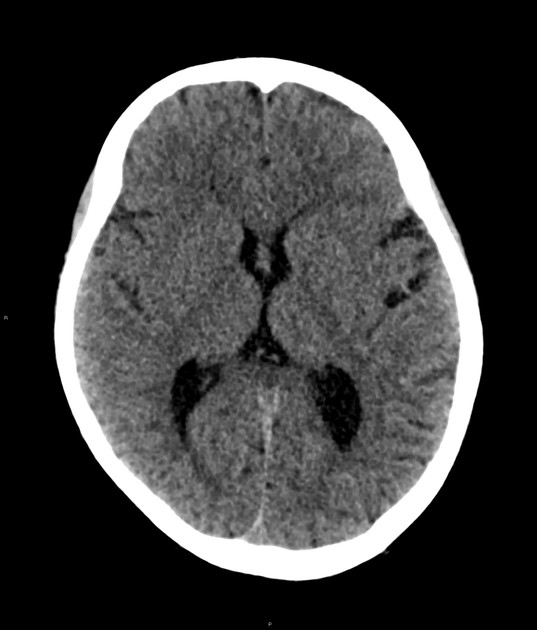
%> input picture MIAP_HW1/brain_ct.jpeg, 537 x 630 px
$ octave MIAP_CHW1_Q6.m   (GNU Octave 9; MATLAB toolbox functions it lacks are replaced by stand-ins)
%> lines starting %> are read from the running program, lines starting %| are printed output that depends on the picture; in (x1, y1, x2, y2) boxes, pixels count from 0 and x2, y2 are one past the last pixel; in counts of white or black regions, pixels touching at a corner belong together; the program's own positions count from 1
close all;

% Load the image
original_image = rgb2gray(imread('brain_ct.jpeg'));
%> original_image: size 630x537 uint8; min 0, max 255, mean 61.8

% Manually set the threshold value (adjust as needed)
threshold_value = 80; % Example threshold value

% Create a binary mask based on the threshold
binary_mask = original_image > threshold_value;
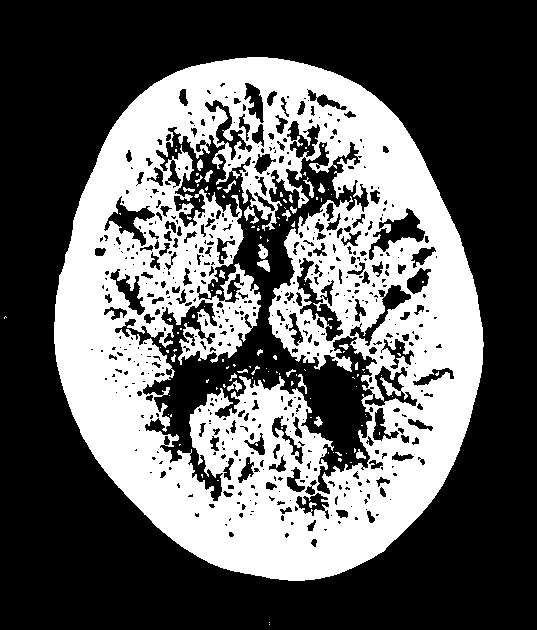
%> binary_mask: size 630x537 logical; 37.4% white; 130 white regions (101 under 20 px), largest, box (x1, y1, x2, y2) and area: (54, 57, 484, 581) 124979, (244, 206, 259, 224) 111, (258, 244, 268, 259) 98

% Apply morphological operations (dilation and erosion) to the binary mask
se = strel('disk', 6); % Define a structuring element (you can adjust the size)
dilated_mask = imdilate(binary_mask, se);
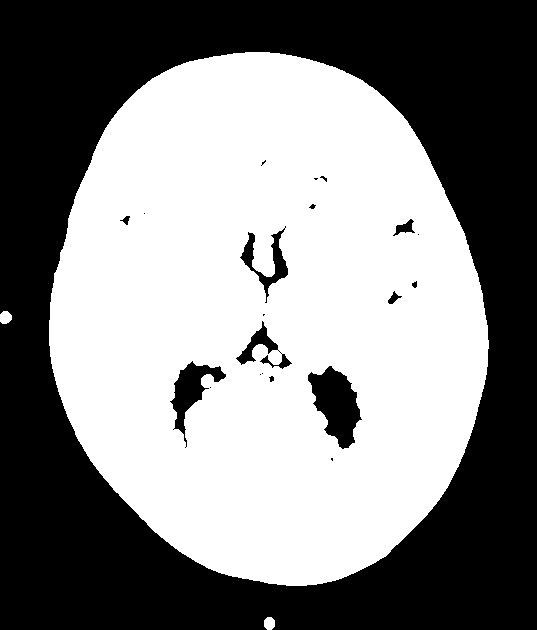
%> dilated_mask: size 630x537 logical; 52% white; 21 black regions (10 under 20 px), largest, box (x1, y1, x2, y2) and area: (0, 0, 537, 630) 156271, (308, 366, 362, 449) 2534, (170, 361, 226, 448) 1519
eroded_mask = imerode(dilated_mask, se);
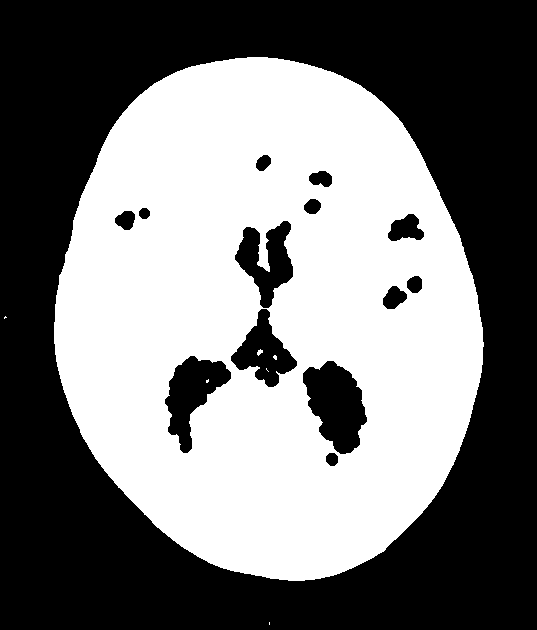
%> eroded_mask: size 630x537 logical; 47.2% white; 7 white regions (5 under 20 px), largest, box (x1, y1, x2, y2) and area: (54, 57, 484, 581) 159493, (257, 349, 263, 356) 25

% Compare the original image with the final mask
figure;
subplot(1, 4, 1); imshow(binary_mask); title('Binary Image');
subplot(1, 4, 2); imshow(dilated_mask); title('Dilated Mask');
subplot(1, 4, 3); imshow(eroded_mask); title('Eroded Mask');
subplot(1, 4, 4); imshow(original_image); title('Original');
saveas(gcf, 'mask ct.png')

% Add Gaussian noise to the original image
noisy_image = imnoise(original_image, 'gaussian', 0, 0.02); % Adjust noise parameters
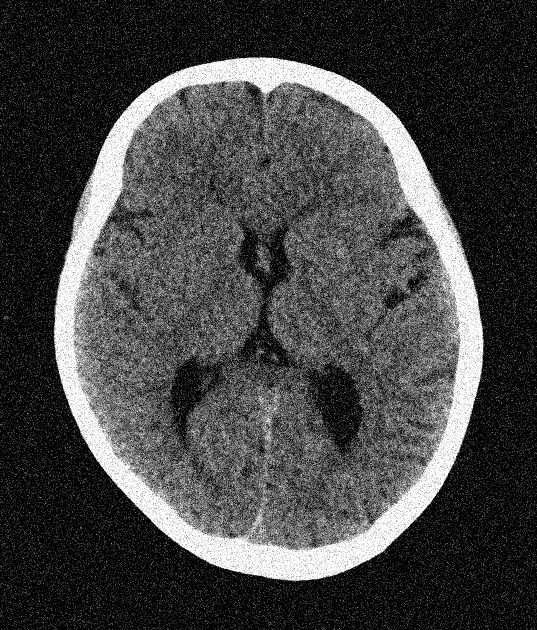
%> noisy_image: size 630x537 uint8; min 0, max 255, mean 67.8

% Repeat the thresholding and morphological operations on the noisy image
noisy_binary_mask = noisy_image > threshold_value;
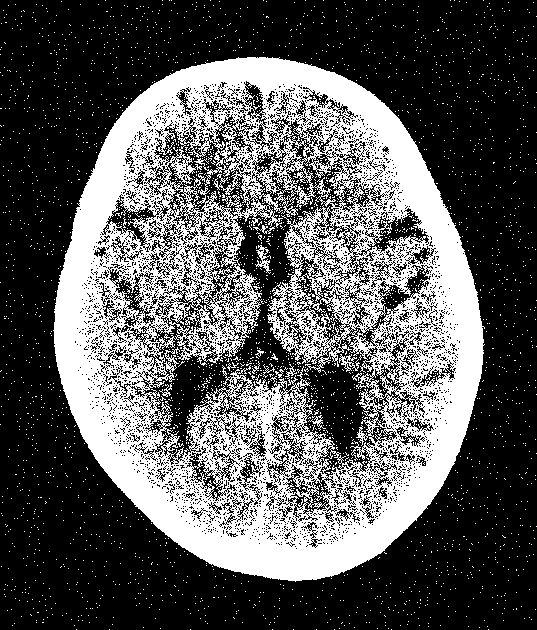
%> noisy_binary_mask: size 630x537 logical; 34.7% white; 2881 white regions (2868 under 20 px), largest, box (x1, y1, x2, y2) and area: (53, 57, 485, 582) 112637, (255, 245, 271, 274) 173, (339, 354, 360, 372) 145
noisy_dilated_mask = imdilate(noisy_binary_mask, se);
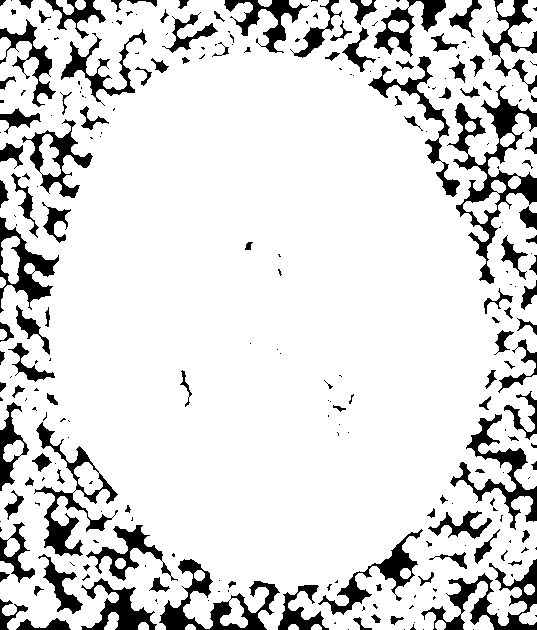
%> noisy_dilated_mask: size 630x537 logical; 86.1% white; 258 black regions (140 under 20 px), largest, box (x1, y1, x2, y2) and area: (447, 85, 537, 284) 4009, (159, 559, 280, 630) 2500, (421, 559, 537, 630) 2453
noisy_eroded_mask = imerode(noisy_dilated_mask, se);
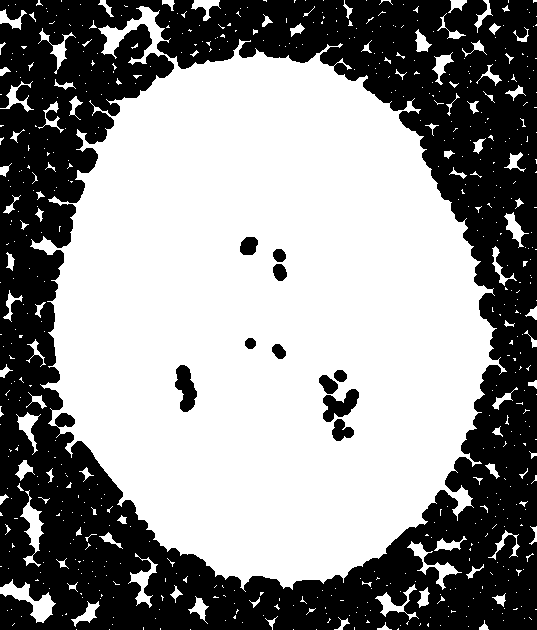
%> noisy_eroded_mask: size 630x537 logical; 56.8% white; 11 black regions, largest, box (x1, y1, x2, y2) and area: (0, 0, 537, 630) 143374, (323, 389, 359, 422) 662, (175, 365, 197, 412) 647

% Compare the noisy original image with the final noisy mask
figure;
subplot(1, 4, 1); imshow(noisy_binary_mask); title('Binary Noisy Image');
subplot(1, 4, 2); imshow(noisy_dilated_mask); title('Noisy Dilated Mask');
subplot(1, 4, 3); imshow(noisy_eroded_mask); title('Noisy Eroded Mask');
subplot(1, 4, 4); imshow(original_image); title('Original');
saveas(gcf, 'mask ct noisy.png')
